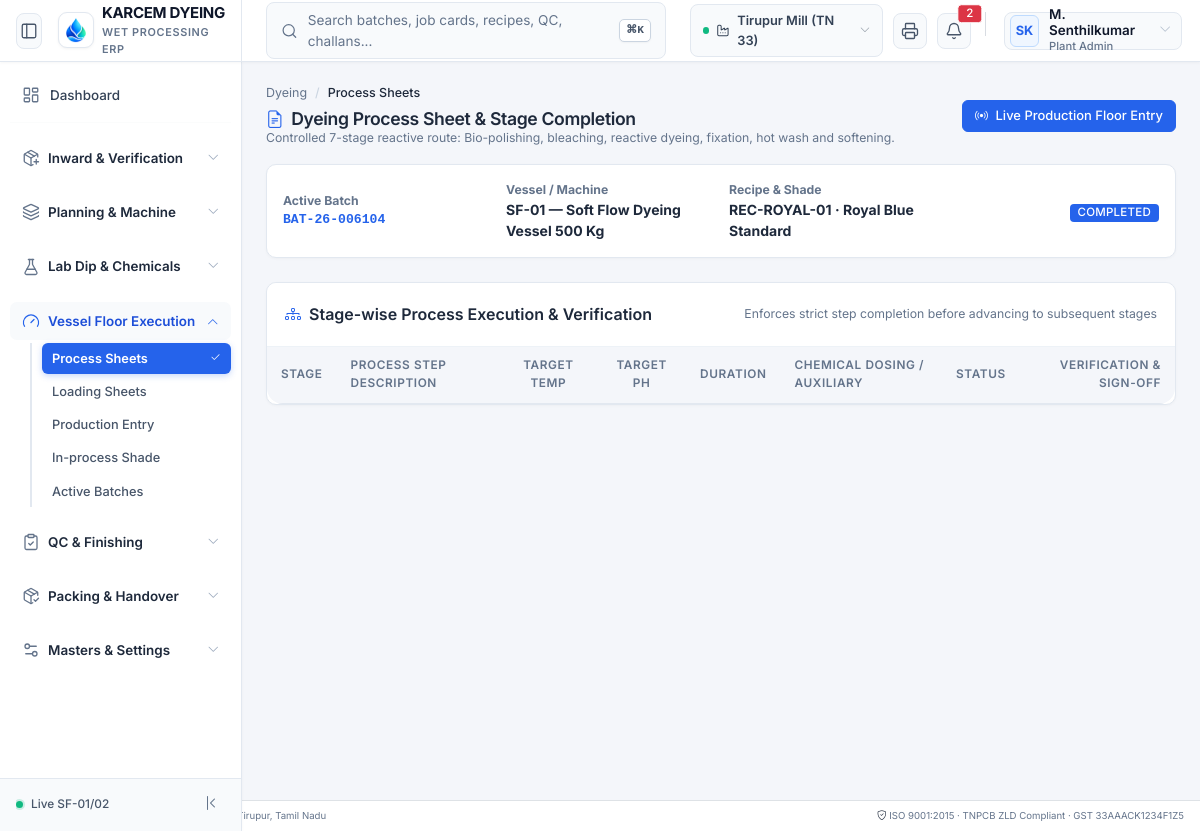
The page /modules/dyeing/views/process-sheets.php on the database its author committed.
### tables this page shows
CREATE TABLE IF NOT EXISTS dye_batches (
    id BIGINT UNSIGNED AUTO_INCREMENT PRIMARY KEY,
    company_id BIGINT UNSIGNED NOT NULL,
    batch_no VARCHAR(64) NOT NULL UNIQUE,
    production_order_id BIGINT UNSIGNED NULL,
    dye_recipe_id BIGINT UNSIGNED NOT NULL,
    machine_id BIGINT UNSIGNED NOT NULL,
    planned_weight_kg DECIMAL(10,2) NOT NULL,
    actual_loaded_kg DECIMAL(10,2) NOT NULL,
    output_weight_kg DECIMAL(10,2) NOT NULL DEFAULT 0.00,
    water_volume_litres DECIMAL(10,2) NOT NULL DEFAULT 0.00,
    liquor_ratio VARCHAR(20) NOT NULL DEFAULT '1:6',
    operator_name VARCHAR(100) NULL,
    process_start_time DATETIME NULL,
    process_end_time DATETIME NULL,
    reprocess_count INT NOT NULL DEFAULT 0,
    original_batch_id BIGINT UNSIGNED NULL,
    status ENUM('planned', 'loaded', 'dosing', 'dyeing', 'washing', 'unloaded', 'hydro', 'drying', 'compacted', 'completed', 'reprocess') NOT NULL DEFAULT 'planned',
    rejection_reason TEXT NULL,
    created_at DATETIME NOT NULL DEFAULT CURRENT_TIMESTAMP,
    INDEX (company_id),
    INDEX (batch_no)
);

CREATE TABLE IF NOT EXISTS machines (
    id BIGINT UNSIGNED AUTO_INCREMENT PRIMARY KEY,
    company_id BIGINT UNSIGNED NOT NULL,
    branch_id BIGINT UNSIGNED NULL,
    code VARCHAR(32) NOT NULL,
    name VARCHAR(120) NOT NULL,
    process_type ENUM('blowroom', 'carding', 'drawing', 'roving', 'ring_frame', 'winding', 'knitting', 'weaving', 'soft_flow_dyeing', 'cabinet_dyeing', 'hydro_extractor', 'relax_dryer', 'stenter', 'compactor', 'cutting', 'sewing') NOT NULL,
    model_number VARCHAR(64) NULL,
    manufacturer VARCHAR(100) NULL,
    year_of_make INT NULL,
    capacity DECIMAL(12,2) NOT NULL,
    capacity_uom VARCHAR(16) NOT NULL DEFAULT 'Kg',
    spring_or_tubes INT NULL,
    liquor_ratio VARCHAR(20) NULL,
    hourly_operating_cost DECIMAL(12,2) NOT NULL DEFAULT 0.00,
    current_status ENUM('available', 'running', 'maintenance', 'idle', 'breakdown') NOT NULL DEFAULT 'available',
    is_active TINYINT(1) NOT NULL DEFAULT 1,
    INDEX (company_id),
    INDEX (process_type)
);

CREATE TABLE IF NOT EXISTS dye_recipes (
    id BIGINT UNSIGNED AUTO_INCREMENT PRIMARY KEY,
    company_id BIGINT UNSIGNED NOT NULL,
    recipe_code VARCHAR(64) NOT NULL,
    shade_name VARCHAR(100) NOT NULL,
    customer_id BIGINT UNSIGNED NULL,
    fabric_composition VARCHAR(100) NOT NULL,
    liquor_ratio VARCHAR(20) NOT NULL DEFAULT '1:6',
    dye_class ENUM('reactive', 'disperse', 'vat', 'pigment', 'direct') NOT NULL DEFAULT 'reactive',
    revision_no INT NOT NULL DEFAULT 1,
    is_approved TINYINT(1) NOT NULL DEFAULT 1,
    approved_by BIGINT UNSIGNED NULL,
    created_at DATETIME NOT NULL DEFAULT CURRENT_TIMESTAMP,
    INDEX (company_id),
    INDEX (recipe_code)
);

### core/Support/Url.php (called while the page is built, shortened)
<?php
class Url {
    private static ?string $base = null;
    public static function base(): string {
        if (self::$base !== null) {
            return self::$base;
        }
        $appUrl = Env::get('APP_URL');
        if (!empty($appUrl)) {
            $parsed = parse_url($appUrl, PHP_URL_PATH);
            self::$base = rtrim($parsed ?: '', '/');
            return self::$base;
        }
        $script = $_SERVER['SCRIPT_NAME'] ?? '';
        $dir = dirname($script);
        self::$base = ($dir === '/' || $dir === '\\') ? '' : rtrim(str_replace('\\', '/', $dir), '/');
        return self::$base;
    }
    public static function to(string $path = ''): string {
        $base = self::base();
        $path = '/' . ltrim($path, '/');
        if ($base !== '' && ($path === $base || str_starts_with($path, $base . '/'))) {
            return $path;
        }
        return $base . $path;
    }
}

### core/Support/Env.php (called while the page is built, shortened)
<?php
class Env {
    private static ?array $data = null;
    public static function load(string $filePath): void {
        if (!file_exists($filePath)) {
            return;
        }
        self::$data = [];
    }
    public static function get(string $key, mixed $default = null): mixed {
        return self::$data[$key] ?? getenv($key) ?? $default;
    }
}

### config/database.php (called while the page is built, shortened)
<?php
require_once __DIR__ . '/../core/Support/Env.php';
return [
    'driver'    => 'mysql',
    'host'      => Env::get('DB_HOST', '127.0.0.1'),
    'port'      => (int)Env::get('DB_PORT', 3306),
    'database'  => Env::get('DB_DATABASE', 'textile_erp'),
    'username'  => Env::get('DB_USERNAME', 'root'),
    'password'  => Env::get('DB_PASSWORD', ''),
    'charset'   => 'utf8mb4',
    'collation' => 'utf8mb4_unicode_ci',
    'options'   => [
        PDO::ATTR_ERRMODE            => PDO::ERRMODE_EXCEPTION,
        PDO::ATTR_DEFAULT_FETCH_MODE => PDO::FETCH_ASSOC,
        PDO::ATTR_EMULATE_PREPARES   => false,
    ]
];

### core/Database/Database.php (called while the page is built, shortened)
<?php
class Database {
    private static ?PDO $pdo = null;
    public static function getConnection(): PDO {
        if (self::$pdo === null) {
            $config = require dirname(__DIR__, 2) . '/config/database.php';
            $dsn = "mysql:host={$config['host']};port={$config['port']};dbname={$config['database']};charset={$config['charset']}";
            try {
                self::$pdo = new PDO($dsn, $config['username'], $config['password'], $config['options']);
            } catch (Exception $e) {
                throw new Exception("Database Connection Failed: " . $e->getMessage());
            }
        }
        return self::$pdo;
    }
    public static function fetch(string $sql, array $params = []): ?array {
        $stmt = self::getConnection()->prepare($sql);
        $stmt->execute($params);
        $row = $stmt->fetch();
        return $row ?: null;
    }
}

### modules/dyeing/views/process-sheets.php (the view, shortened to what this page needs)
<?php
require_once dirname(__DIR__, 3) . '/includes/header.php';
require_once dirname(__DIR__, 3) . '/includes/sidebar.php';
$batchId = (int)($_GET['batch_id'] ?? 1);
$batch = Database::fetch("SELECT b.*, r.recipe_code, r.shade_name, m.code as machine_code, m.name as machine_name FROM dye_batches b JOIN dye_recipes r ON b.dye_recipe_id = r.id JOIN machines m ON b.machine_id = m.id WHERE b.id = ?", [$batchId]);
?>
<main class="cz-main">
  <div class="cz-content p-4">
    <div class="d-flex flex-wrap justify-content-between align-items-center mb-3 gap-2">
      <div>
        <nav aria-label="breadcrumb">
          <ol class="breadcrumb mb-1 small">
            <li class="breadcrumb-item"><a href="<?= Url::to('/dyeing/dashboard') ?>">Dyeing</a></li>
            <li class="breadcrumb-item active">Process Sheets</li>
          </ol>
        </nav>
        <h1 class="h4 fw-bold text-dark mb-0"><i class="bi bi-file-earmark-text text-primary me-2"></i>Dyeing Process Sheet & Stage Completion</h1>
        <p class="text-secondary small mb-0">Controlled 7-stage reactive route: Bio-polishing, bleaching, reactive dyeing, fixation, hot wash and softening.</p>
      </div>
      <div class="d-flex gap-2">
        <a href="<?= Url::to('/dyeing/production-entry?batch_id=' . $batch['id']) ?>" class="btn btn-dark btn-sm">
          <i class="bi bi-broadcast me-1"></i> Live Production Floor Entry
        </a>
      </div>
    </div>
    <div class="card shadow-sm border-0 mb-4">
      <div class="card-body p-3">
        <div class="row align-items-center g-3">
          <div class="col-md-3">
            <div class="text-secondary small fw-bold">Active Batch</div>
            <div class="fs-5 fw-bold font-monospace text-primary"><?= htmlspecialchars($batch['batch_no']) ?></div>
          </div>
          <div class="col-md-3">
            <div class="text-secondary small fw-bold">Vessel / Machine</div>
            <div class="fw-bold text-dark"><?= htmlspecialchars($batch['machine_code']) ?> — <?= htmlspecialchars($batch['machine_name']) ?></div>
          </div>
          <div class="col-md-3">
            <div class="text-secondary small fw-bold">Recipe & Shade</div>
            <div class="fw-bold text-dark"><?= htmlspecialchars($batch['recipe_code']) ?> · <?= htmlspecialchars($batch['shade_name']) ?></div>
          </div>
          <div class="col-md-3 text-md-end">
            <span class="badge bg-primary text-uppercase px-3 py-2 fs-6"><?= htmlspecialchars($batch['status']) ?></span>
          </div>
        </div>
      </div>
    </div>
    <div class="cz-panel">
      <div class="cz-panel-head d-flex justify-content-between align-items-center">
        <h2 class="h6 fw-bold mb-0 text-dark"><i class="bi bi-diagram-3 text-primary me-2"></i>Stage-wise Process Execution & Verification</h2>
        <span class="small text-secondary">Enforces strict step completion before advancing to subsequent stages</span>
      </div>
      <div class="table-responsive">
        <table class="table table-hover align-middle mb-0 small">
          <thead class="table-light">
            <tr>
              <th style="width: 50px;">Stage</th>
              <th>Process Step Description</th>
              <th class="text-center">Target Temp</th>
              <th class="text-center">Target pH</th>
              <th class="text-center">Duration</th>
              <th>Chemical Dosing / Auxiliary</th>
              <th>Status</th>
              <th class="text-end">Verification & Sign-off</th>
            </tr>
          </thead>
        </table>
      </div>
    </div>
  </div>
</main>
<?php
require_once dirname(__DIR__, 3) . '/includes/footer.php';

### assets/css/my-page-ui.css (style rules this page uses)
:root { --primary-blue: #0d6efd; --primary-soft: #e7f1ff; --success-green: #198754; --success-soft: #e8f5e9; --warning-yellow: #ffc107; --warning-soft: #fff9e6; --danger-red: #dc3545; --danger-soft: #ffebee; --gray-soft: #f8f9fa; --text-main: #212529; --text-muted: #6c757d; }

### rows shown on the page
dye_batches: batch_no "BAT-26-006104", machine.code "SF-01", machine.name "Soft Flow Dyeing Vessel 500 Kg", dye_recipe.recipe_code "REC-ROYAL-01", dye_recipe.shade_name "Royal Blue Standard", status "COMPLETED"

### other values the page prints
$_SESSION['active_branch_name'] "Tirupur Mill (TN 33)"
$currentUser['initials'] "SK"
$currentUser['full_name'] "M. Senthilkumar"
$grp['title'] "Inward & Verification"
$grp['title'] "Planning & Machine"
$grp['title'] "Lab Dip & Chemicals"
$grp['title'] "Vessel Floor Execution"
$item['label'] "Process Sheets"
$item['label'] "Loading Sheets"
$item['label'] "Production Entry"
$item['label'] "In-process Shade"
$item['label'] "Active Batches"
$grp['title'] "QC & Finishing"
$grp['title'] "Packing & Handover"
$grp['title'] "Masters & Settings"
